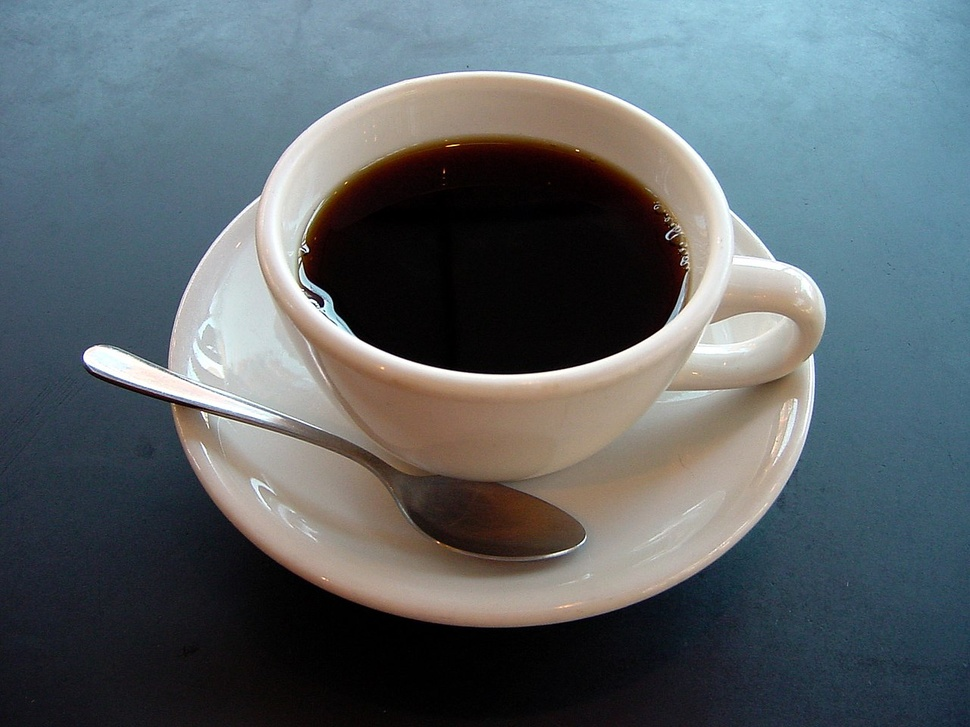
#> input picture L03_Edge and Region/coffee cup.JPG, 970 x 727 px, shrunk from 1280 x 960 before the run, found by its file name
$ python grabcut.py
#> lines starting #> are read from the running program, lines starting #| are printed output that depends on the picture
import cv2
import numpy as np
import matplotlib.pyplot as plt

# 1. 이미지 불러오기
# 'coffee_cup.jpg' 또는 실제 파일 경로로 수정하세요.
img = cv2.imread('coffee cup.jpg')
#> img is the input picture: shape (727, 970, 3); mean B, G, R 105.3, 100.9, 92.1

if img is None:
    print("이미지를 불러올 수 없습니다. 경로를 확인하세요.")
else:
    # 연산을 위한 마스크 생성 (이미지와 동일한 크기)
    mask = np.zeros(img.shape[:2], np.uint8)

    # 알고리즘 내부에서 사용할 임시 배경/전경 모델 초기화
    # 요구사항: np.zeros((1, 65), np.float64)
    bgdModel = np.zeros((1, 65), np.float64)
    fgdModel = np.zeros((1, 65), np.float64)

    # 2. 초기 사각형 영역 설정 (x, y, width, height)
    # 이미지 크기에 맞춰 적절히 수정하세요. (예: 컵이 있는 위치)
    rect = (50, 50, img.shape[1]-100, img.shape[0]-100)
#> rect = (50, 50, 870, 627)

    # 3. cv.grabCut()을 사용하여 대화식 분할 수행
    # 5회 반복 연산을 수행하며 사각형 모드(GC_INIT_WITH_RECT)로 시작합니다.
    cv2.grabCut(img, mask, rect, bgdModel, fgdModel, 5, cv2.GC_INIT_WITH_RECT)

    # 4. 마스크 처리
    # 마스크 값 중 0(배경), 2(확실한 배경)는 0으로,
    # 1(전경), 3(확실한 전경)은 1로 변환합니다.
    # np.where를 사용하여 0 또는 2인 경우 0, 나머지는 1로 바꿉니다.
    mask2 = np.where((mask == 2) | (mask == 0), 0, 1).astype('uint8')

    # 5. 배경 제거 (원본 이미지에 마스크 곱하기)
    # 마스크가 1인 영역(전경)만 남기고 0인 영역(배경)은 검은색으로 바뀝니다.
    img_result = img * mask2[:, :, np.newaxis]
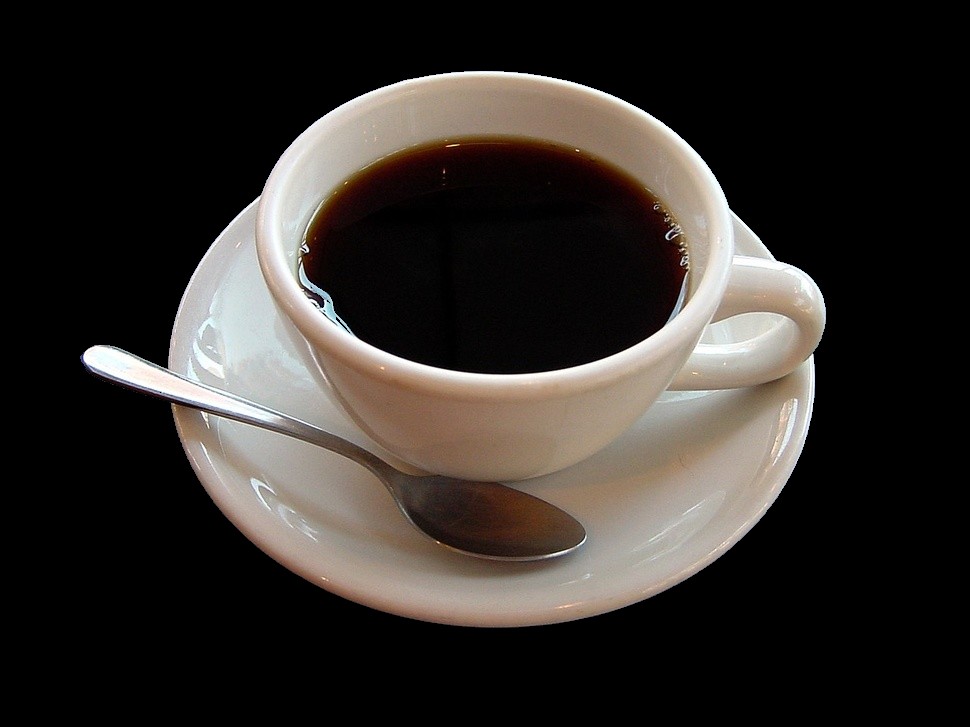
#> img_result: shape (727, 970, 3); mean B, G, R 42.5, 46.3, 50.8

    # 6. Matplotlib을 사용하여 원본, 마스크, 결과 이미지 시각화
    plt.figure(figsize=(15, 5))

    # 왼쪽: 원본 이미지
    plt.subplot(1, 3, 1)
    plt.imshow(cv2.cvtColor(img, cv2.COLOR_BGR2RGB))
    plt.title('Original Image')
    plt.axis('off')

    # 가운데: 마스크 이미지 (추출된 영역을 흑백으로 표시)
    plt.subplot(1, 3, 2)
    plt.imshow(mask2, cmap='gray')
    plt.title('Mask Image')
    plt.axis('off')

    # 오른쪽: 배경이 제거된 결과 이미지
    plt.subplot(1, 3, 3)
    plt.imshow(cv2.cvtColor(img_result, cv2.COLOR_BGR2RGB))
    plt.title('GrabCut Result')
    plt.axis('off')

    plt.tight_layout()
    plt.show()
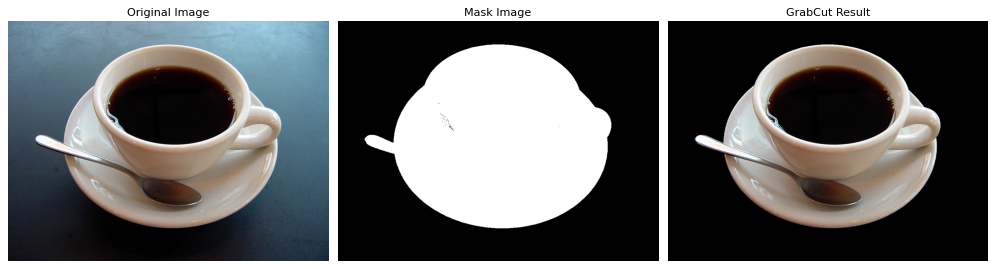
#> figure drawn by matplotlib, 3 panels

$ run again, with L03_Edge and Region/dabo.jpg copied over L03_Edge and Region/coffee cup.JPG
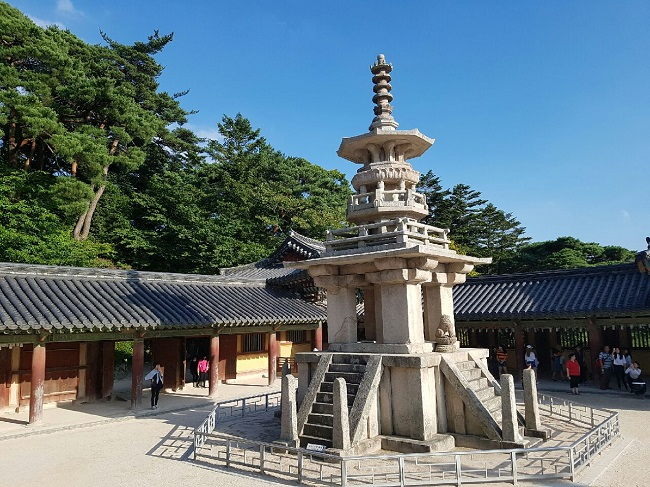
#> input picture L03_Edge and Region/dabo.jpg, 650 x 487 px, found by its file name
#> img is the input picture: shape (487, 650, 3); mean B, G, R 123.4, 116.1, 96.8
#> `img_result = img * mask2[:, :, np.newaxis]`:
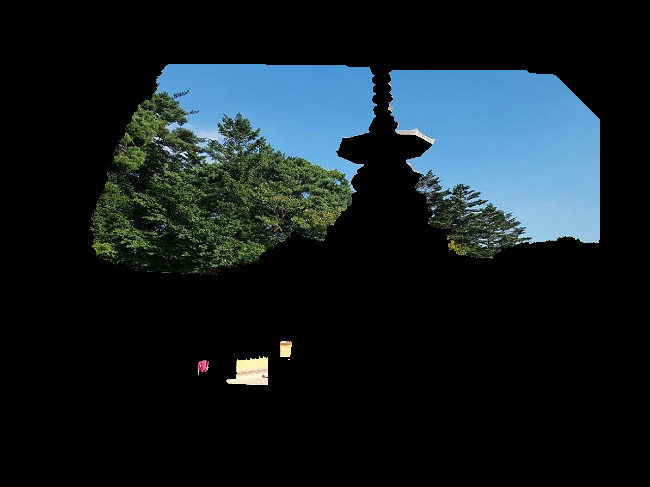
#> img_result: shape (487, 650, 3); mean B, G, R 35.3, 30.9, 20.4
#> `plt.show()`:
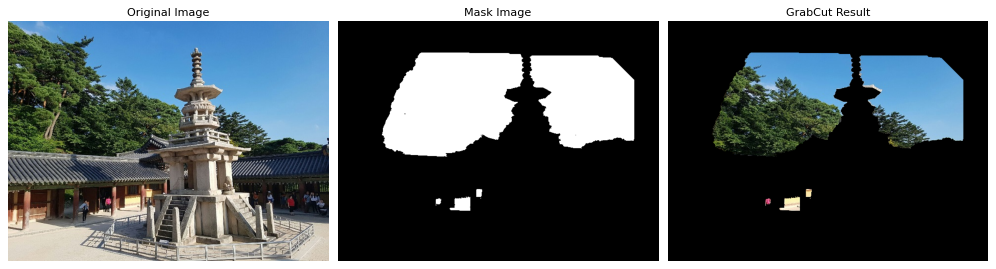
#> figure drawn by matplotlib, 3 panels
